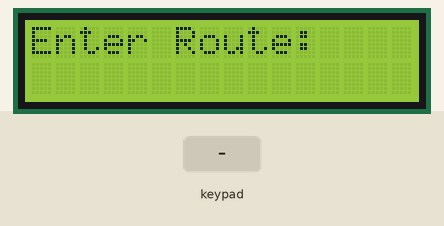
The sketch below on a simulated ESP32. Shown: 16×2 character LCD. The inputs (shaded band) are chosen by the test bench. Nothing arrives over Bluetooth unless stated; what the sketch prints to the serial monitor is not drawn.

Above: at 1.2 s.
1.3 s: keypad keys 1 9 1 8 2 5 1 6 # pressed 0.4 s apart
At 4.8 s:
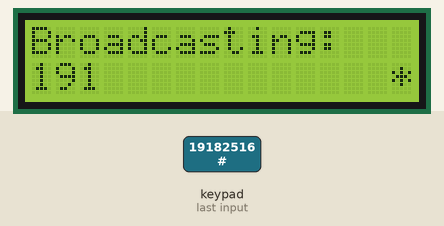
6.4 s: key '*' pressed
At 7.3 s:
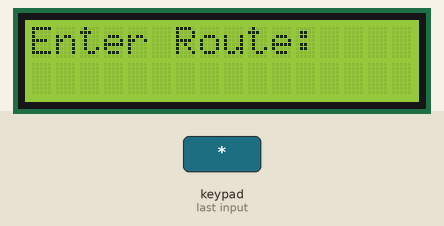
7.9 s: keypad keys 4 1 3 1 4 2 6 # pressed 0.4 s apart
At 10.1 s:
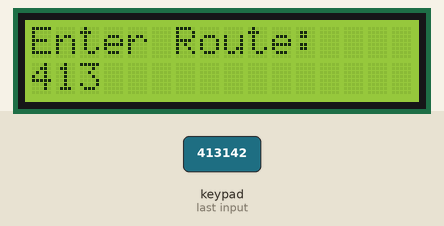
Timing chart, 0 to 11.6 s (numbered marks = the images above; inputs shaded):
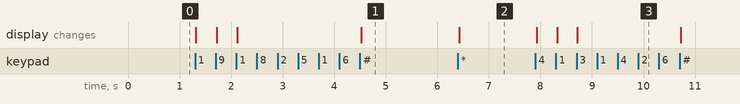

The sketch:

MargDarshak_Bus_Transmitter.ino
```cpp
#include <Wire.h>
#include <LiquidCrystal_I2C.h>
#include <Keypad.h>
#include <BLEDevice.h>
#include <BLEUtils.h>
#include <BLEAdvertising.h>

// --- LCD Setup ---
LiquidCrystal_I2C lcd(0x27, 16, 2);

// --- Keypad Setup (30-Pin Safe Mapping) ---
const byte ROWS = 4;
const byte COLS = 4;
char keys[ROWS][COLS] = {
  {'1','2','3','A'},
  {'4','5','6','B'},
  {'7','8','9','C'},
  {'*','0','#','D'}
};
byte rowPins[ROWS] = {19, 18, 25, 16};
byte colPins[COLS] = {4, 13, 14, 26};
Keypad keypad = Keypad(makeKeymap(keys), rowPins, colPins, ROWS, COLS);

// --- State Machine & Variables ---
// RENAMED to avoid conflict with Keypad library's internal "IDLE"
enum AppState { STATE_IDLE, STATE_ENTRY, STATE_BROADCASTING };
AppState currentState = STATE_IDLE;
String routeEntry = ""; // Stores the 3 digits

// --- BLE Setup ---
BLEAdvertising *pAdvertising;

// ============================================================
// BLE PAYLOAD PROTOCOL  (the Receiver must use the same values)
//
// Manufacturer data, 5 bytes in total:
//   [0] 0x4C   Company ID lo   (unchanged from the original code)
//   [1] 0x01   Company ID hi   (unchanged from the original code)
//   [2] 0xA5   MAGIC byte      (receiver ignores packets without it)
//   [3] 0x80 | (route >> 7)    route high 7 bits
//   [4] 0x80 | (route & 0x7F)  route low 7 bits
//
// Why 7+7 bits instead of a plain little-endian uint16_t:
// bytes 3 and 4 can never be 0x00, so a route like 256 or 512 can't
// be cut short by a C-string null terminator inside the BLE library.
// Receiver decode:  route = ((b3 & 0x7F) << 7) | (b4 & 0x7F)
// Supports routes 0..16383 (3-digit routes need only 0..999).
// ============================================================
#define MFG_ID_LO   0x4C
#define MFG_ID_HI   0x01
#define MD_MAGIC    0xA5

String buildPayload(uint16_t routeNo) {
  String p = "";
  p += (char)MFG_ID_LO;
  p += (char)MFG_ID_HI;
  p += (char)MD_MAGIC;
  p += (char)(0x80 | ((routeNo >> 7) & 0x7F));
  p += (char)(0x80 | (routeNo & 0x7F));
  return p;
}

void setup() {
  Serial.begin(115200);

  // Initialize LCD
  lcd.init();
  lcd.backlight();
  lcd.clear();

  // Initialize BLE Hardware
  BLEDevice::init("MargDarshak-Bus");
  // Fixed advertising TX power so the receiver's RSSI thresholds stay valid
  BLEDevice::setPower(ESP_PWR_LVL_P9, ESP_BLE_PWR_TYPE_ADV);
  pAdvertising = BLEDevice::getAdvertising();

  updateDisplay();
}

void loop() {
  char key = keypad.getKey();

  if (key) {
    if (key == '*') {
      stopBroadcasting();
      routeEntry = "";
      currentState = STATE_IDLE;
      updateDisplay();
    }
    else if (currentState != STATE_BROADCASTING) {
      if (key >= '0' && key <= '9' && routeEntry.length() < 3) {
        routeEntry += key;
        currentState = STATE_ENTRY;
        updateDisplay();
      }
      else if (key == '#' && routeEntry.length() == 3) {
        startBroadcasting();
        currentState = STATE_BROADCASTING;
        updateDisplay();
      }
    }
  }
}

// --- Helper Functions ---

void updateDisplay() {
  lcd.clear();
  if (currentState == STATE_IDLE) {
    lcd.setCursor(0, 0);
    lcd.print("Enter Route:");
  }
  else if (currentState == STATE_ENTRY) {
    lcd.setCursor(0, 0);
    lcd.print("Enter Route:");
    lcd.setCursor(0, 1);
    lcd.print(routeEntry);
  }
  else if (currentState == STATE_BROADCASTING) {
    lcd.setCursor(0, 0);
    lcd.print("Broadcasting:");
    lcd.setCursor(0, 1);
    lcd.print(routeEntry);
    lcd.setCursor(15, 1);
    lcd.print("*");
  }
}

void startBroadcasting() {
  // Convert the typed 3-digit String into the numeric route number
  uint16_t routeNo = (uint16_t)routeEntry.toInt();

  BLEAdvertisementData advData;
  advData.setFlags(0x06); // BLE only
  advData.setName("MargDarshak-Bus");

  String mfgData = buildPayload(routeNo);
  advData.setManufacturerData(mfgData);

  pAdvertising->setAdvertisementData(advData);
  pAdvertising->setMinInterval(160);
  pAdvertising->setMaxInterval(160);

  pAdvertising->start();

  // Debug: print route and the exact payload bytes being sent
  Serial.print("BLE Broadcast Started for Route: ");
  Serial.print(routeNo);
  Serial.print("  payload:");
  for (size_t i = 0; i < mfgData.length(); i++) {
    Serial.printf(" %02X", (uint8_t)mfgData[i]);
  }
  Serial.println();
}

void stopBroadcasting() {
  if (currentState == STATE_BROADCASTING) {
    pAdvertising->stop();
    Serial.println("BLE Broadcast Stopped.");
  }
}
```

Measured:
- after the input at 1.3 s, the display: first changes at once (image 1 shows a later state)
- after the input at 6.4 s, the display: changes at once (image 2)
- after the input at 7.9 s, the display: first changes at once (image 3 shows a later state)
